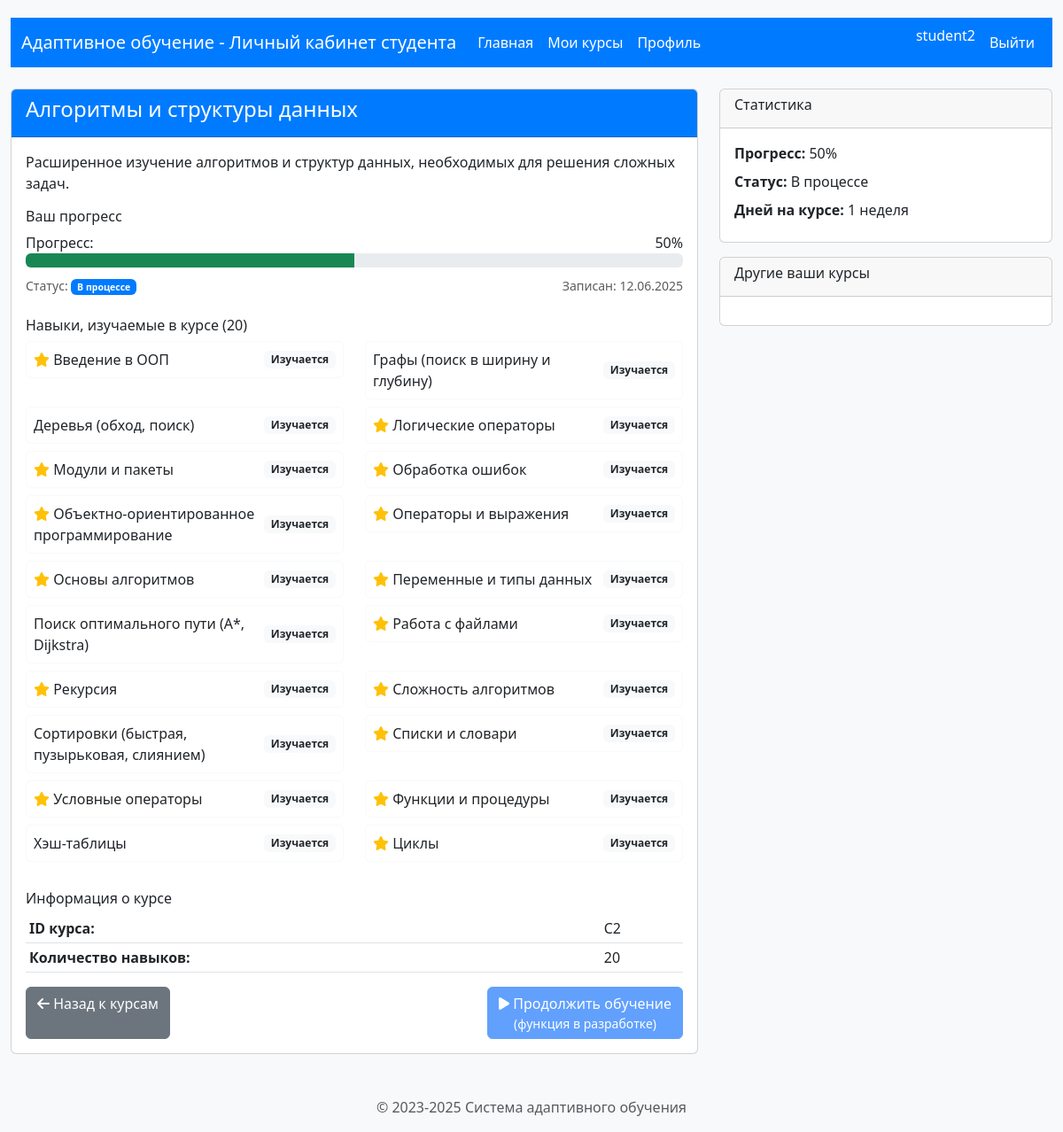
The app's page /student/courses/detail/2/ (signed in) with its own data.
### student/models.py (models this page shows, shortened)
class StudentCourseEnrollment(models.Model):
    student = models.ForeignKey(
        StudentProfile,
        on_delete=models.CASCADE,
        related_name='course_enrollments',
        verbose_name="Студент"
    )
    course = models.ForeignKey(
        Course,
        on_delete=models.CASCADE,
        related_name='student_enrollments',
        verbose_name="Курс"
    )
    enrolled_at = models.DateTimeField(
        auto_now_add=True,
        verbose_name="Дата записи на курс"
    )
    STATUS_CHOICES = [
        ('enrolled', 'Записан'),
        ('in_progress', 'В процессе'),
        ('completed', 'Завершен'),
        ('suspended', 'Приостановлен'),
        ('dropped', 'Отчислен'),
    ]
    status = models.CharField(
        max_length=20,
        choices=STATUS_CHOICES,
        default='enrolled',
        verbose_name="Статус обучения"
    )
    progress_percentage = models.PositiveIntegerField(
        default=0,
        verbose_name="Прогресс (%)",
        help_text="Процент выполнения курса (0-100)"
    )
    completed_at = models.DateTimeField(
        blank=True,
        null=True,
        verbose_name="Дата завершения курса"
    )
    final_grade = models.DecimalField(
        max_digits=5,
        decimal_places=2,
        blank=True,
        null=True,
        verbose_name="Итоговая оценка",
        help_text="Оценка по курсу (например, 4.75)"
    )
    instructor_notes = models.TextField(
        blank=True,
        null=True,
        verbose_name="Комментарии преподавателя"
    )
    class Meta:
        verbose_name = "Запись на курс"
        verbose_name_plural = "Записи на курсы"
        unique_together = ['student', 'course']  # Один студент может быть записан на курс только один раз
        ordering = ['-enrolled_at']

### skills/models.py (models this page shows, shortened)
class Course(models.Model):
    id = models.CharField(max_length=10, primary_key=True)
    name = models.CharField(max_length=255, verbose_name="Название курса")
    description = models.TextField(verbose_name="Описание")
    duration_hours = models.PositiveIntegerField(null=True, blank=True, verbose_name="Длительность (часы)")
    class Meta:
        verbose_name = "Курс"
        verbose_name_plural = "Курсы"

class Skill(models.Model):
    name = models.CharField(max_length=255, unique=True, verbose_name="Название навыка")
    description = models.TextField(blank=True, null=True, verbose_name="Описание навыка")
    is_base = models.BooleanField(default=False, verbose_name="Базовый навык")
    courses = models.ManyToManyField(Course, related_name="skills", verbose_name="Связанные курсы")
    prerequisites = models.ManyToManyField("self", symmetrical=False, blank=True, verbose_name="Необходимые навыки", related_name="dependent_skills")
    class Meta:
        verbose_name = "Навык"
        verbose_name_plural = "Навыки"
        ordering = ["name"]

### student/views.py (the view)
# urls.py: path('courses/detail/<int:enrollment_id>/', views.course_detail, name='student_course_detail'),
@login_required
@student_required
def course_detail(request, enrollment_id):
    profile, created = StudentProfile.objects.get_or_create(
        user=request.user,
        defaults={
            'full_name': f"{request.user.first_name} {request.user.last_name}".strip() or request.user.username,
            'email': request.user.email or f"{request.user.username}@example.com"
        }
    )
    enrollment = get_object_or_404(
        StudentCourseEnrollment,
        id=enrollment_id,
        student=profile
    )
    course_skills = enrollment.course.skills.all().order_by('name')
    context = {
        'enrollment': enrollment,
        'course_skills': course_skills,
        'profile': profile,
    }
    return render(request, 'student/course_detail.html', context)

### student/templates/student/course_detail.html (shortened to what this page needs)
{% extends 'student/base.html' %}
{% block content %}
<div class="row">
    <div class="col-md-8">
        <div class="card">
            <div class="card-header bg-primary text-white">
                <h4>{{ enrollment.course.name }}</h4>
            </div>
            <div class="card-body">
                <p class="card-text">{{ enrollment.course.description }}</p>
                <div class="mb-4">
                    <h6>Ваш прогресс</h6>
                    <div class="d-flex justify-content-between">
                        <span>Прогресс:</span>
                        <span>{{ enrollment.progress_percentage }}%</span>
                    </div>
                    <div class="progress mb-2">
                        <div class="progress-bar bg-success" role="progressbar"
                             style="width: {{ enrollment.progress_percentage }}%"></div>
                    </div>
                    <div class="row">
                        <div class="col-md-6">
                            <small class="text-muted">
                                Статус:
                                <span class="badge bg-primary">{{ enrollment.get_status_display }}</span>
                            </small>
                        </div>
                        <div class="col-md-6 text-end">
                            <small class="text-muted">
                                Записан: {{ enrollment.enrolled_at|date:"d.m.Y" }}
                            </small>
                        </div>
                    </div>
                </div>
                {% if course_skills %}
                <div class="mb-4">
                    <h6>Навыки, изучаемые в курсе ({{ course_skills.count }})</h6>
                    <div class="row">
                        {% for skill in course_skills %}
                        <div class="col-md-6 mb-2">
                            <div class="card border-light">
                                <div class="card-body p-2">
                                    <div class="d-flex justify-content-between align-items-center">
                                        <span>
                                            {% if skill.is_base %}
                                                <i class="fas fa-star text-warning" title="Базовый навык"></i>
                                            {% endif %}
                                            {{ skill.name }}
                                        </span>
                                        <span class="badge bg-light text-dark">
                                            Изучается
                                        </span>
                                    </div>
                                </div>
                            </div>
                        </div>
                        {% endfor %}
                    </div>
                </div>
                {% endif %}
                <div class="mb-3">
                    <h6>Информация о курсе</h6>
                    <table class="table table-sm">
                        <tr>
                            <td class="fw-bold">ID курса:</td>
                            <td>{{ enrollment.course.id }}</td>
                        </tr>
                        <tr>
                            <td class="fw-bold">Количество навыков:</td>
                            <td>{{ course_skills.count }}</td>
                        </tr>
                    </table>
                </div>
                <div class="d-flex justify-content-between">
                    <a href="{% url 'student_courses' %}" class="btn btn-secondary">
                        <i class="fas fa-arrow-left"></i> Назад к курсам
                    </a>
                    {% if enrollment.status != 'completed' %}
                    <button class="btn btn-primary" disabled>
                        <i class="fas fa-play"></i> Продолжить обучение
                        <small class="d-block">(функция в разработке)</small>
                    </button>
                    {% endif %}
                </div>
            </div>
        </div>
    </div>
    <div class="col-md-4">
        <div class="card mb-3">
            <div class="card-header">
                <h6>Статистика</h6>
            </div>
            <div class="card-body">
                <div class="mb-2">
                    <strong>Прогресс:</strong> {{ enrollment.progress_percentage }}%
                </div>
                <div class="mb-2">
                    <strong>Статус:</strong> {{ enrollment.get_status_display }}
                </div>
                <div class="mb-2">
                    <strong>Дней на курсе:</strong>
                    {{ enrollment.enrolled_at|timesince }}
                </div>
            </div>
        </div>
        <div class="card">
            <div class="card-header">
                <h6>Другие ваши курсы</h6>
            </div>
            <div class="card-body">
            </div>
        </div>
    </div>
</div>
{% endblock %}

### student/templates/student/base.html (shortened to what this page needs)
<!DOCTYPE html>
<html lang="ru">
<head>
    <link href="https://cdn.jsdelivr.net/npm/bootstrap@5.3.0-alpha1/dist/css/bootstrap.min.css" rel="stylesheet">
    <link rel="stylesheet" href="https://cdnjs.cloudflare.com/ajax/libs/font-awesome/6.0.0/css/all.min.css">
</head>
<body class="student-theme">
    <div class="container">
        <header class="mb-4">
            <nav class="navbar navbar-expand-lg navbar-dark bg-primary">
                <div class="container-fluid">
                    <a class="navbar-brand" href="/student/">Адаптивное обучение - Личный кабинет студента</a>
                    <div class="collapse navbar-collapse" id="navbarNav">                        <ul class="navbar-nav me-auto mb-2 mb-lg-0">
                            <li class="nav-item"><a class="nav-link" href="{% url 'student_home' %}">Главная</a></li>
                            <li class="nav-item"><a class="nav-link" href="{% url 'student_courses' %}">Мои курсы</a></li>
                            <li class="nav-item"><a class="nav-link" href="{% url 'student_profile' %}">Профиль</a></li>
                        </ul>
                        <ul class="navbar-nav">
                            {% if user.is_authenticated %}
                                <li class="nav-item"><span class="navbar-text me-2 text-white">{{ user.username }}</span></li>
                                <li class="nav-item"><a class="nav-link" href="/logout/">Выйти</a></li>
                            {% else %}
                                <li class="nav-item"><a class="nav-link" href="/login/">Войти</a></li>
                            {% endif %}
                        </ul>
                    </div>
                </div>
            </nav>
        </header>
        <main>
            {% block content %}{% endblock %}
        </main>
        <footer class="mt-5 text-center text-muted">
            <p>© 2023-2025 Система адаптивного обучения</p>
        </footer>
    </div>
</body>
</html>

### student/templates/student/base.html (style rules this page uses)
body { padding-top: 20px; background-color: #f8f9fa; }
.container { max-width: 1400px; }
.student-theme { --bs-primary: #007bff; --bs-primary-rgb: 0, 123, 255; }
.navbar { background-color: #007bff !important; }
.navbar .nav-link, .navbar .navbar-brand { color: white !important; }

### records on screen
StudentCourseEnrollment: course.name "Алгоритмы и структуры данных", course.description "Расширенное изучение алгоритмов и структур данных, необходимых для решения сложных задач.", progress_percentage "50", status "В процессе", enrolled_at "12.06.2025", course.id "C2", enrolled_at "1 неделя"
Skill: is_base True (drawn), name "Введение в ООП"
Skill: name "Графы (поиск в ширину и глубину)"
Skill: name "Деревья (обход, поиск)"
Skill: is_base True (drawn), name "Логические операторы"
Skill: is_base True (drawn), name "Модули и пакеты"
Skill: is_base True (drawn), name "Обработка ошибок"
Skill: is_base True (drawn), name "Объектно-ориентированное программирование"
Skill: is_base True (drawn), name "Операторы и выражения"
Skill: is_base True (drawn), name "Основы алгоритмов"
Skill: is_base True (drawn), name "Переменные и типы данных"
Skill: name "Поиск оптимального пути (A*, Dijkstra)"
Skill: is_base True (drawn), name "Работа с файлами"
Skill: is_base True (drawn), name "Рекурсия"
Skill: is_base True (drawn), name "Сложность алгоритмов"
Skill: name "Сортировки (быстрая, пузырьковая, слиянием)"
Skill: is_base True (drawn), name "Списки и словари"
Skill: is_base True (drawn), name "Условные операторы"
Skill: is_base True (drawn), name "Функции и процедуры"
Skill: name "Хэш-таблицы"
Skill: is_base True (drawn), name "Циклы"

### other values on screen
{{ user.username }} "student2"
{{ course_skills.count }} "20"
